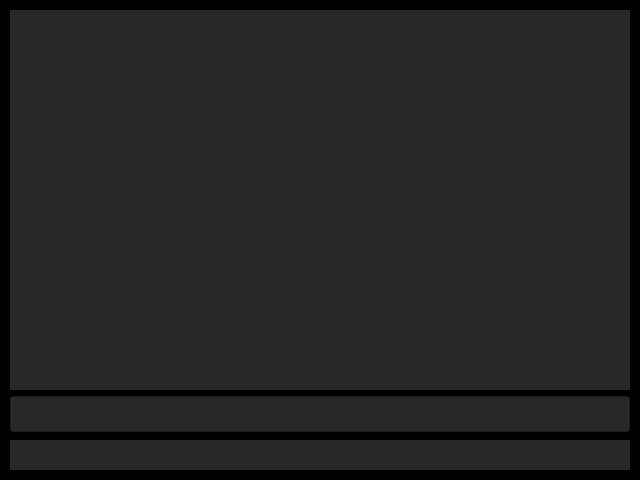
<?xml version="1.0" encoding="UTF-8"?>
<ui version="4.0">
 <class>Vex Snipfuzz</class>
 <widget class="QWidget" name="Form">
  <property name="geometry">
   <rect>
    <x>0</x>
    <y>0</y>
    <width>640</width>
    <height>480</height>
   </rect>
  </property>
  <property name="windowTitle">
   <string>Form</string>
  </property>
  <property name="styleSheet">
   <string notr="true">background-color: rgb(0, 0, 0);</string>
  </property>
  <widget class="QLineEdit" name="textfield">
   <property name="geometry">
    <rect>
     <x>10</x>
     <y>396</y>
     <width>620</width>
     <height>36</height>
    </rect>
   </property>
   <property name="styleSheet">
    <string notr="true">background-color: rgb(40, 40, 40);
color: rgb(200, 200, 200);
</string>
   </property>
   <property name="text">
    <string/>
   </property>
  </widget>
  <widget class="QLabel" name="text">
   <property name="geometry">
    <rect>
     <x>10</x>
     <y>10</y>
     <width>620</width>
     <height>380</height>
    </rect>
   </property>
   <property name="autoFillBackground">
    <bool>false</bool>
   </property>
   <property name="styleSheet">
    <string notr="true">background-color: rgb(40, 40, 40);
color: rgb(200, 200, 200);
</string>
   </property>
   <property name="text">
    <string/>
   </property>
   <property name="alignment">
    <set>Qt::AlignLeading|Qt::AlignLeft|Qt::AlignTop</set>
   </property>
  </widget>
  <widget class="QLabel" name="status">
   <property name="geometry">
    <rect>
     <x>10</x>
     <y>440</y>
     <width>620</width>
     <height>30</height>
    </rect>
   </property>
   <property name="autoFillBackground">
    <bool>false</bool>
   </property>
   <property name="styleSheet">
    <string notr="true">background-color: rgb(40, 40, 40);
color: rgb(200, 200, 200);
</string>
   </property>
   <property name="text">
    <string/>
   </property>
   <property name="alignment">
    <set>Qt::AlignLeading|Qt::AlignLeft|Qt::AlignVCenter</set>
   </property>
  </widget>
 </widget>
 <resources/>
 <connections/>
</ui>
